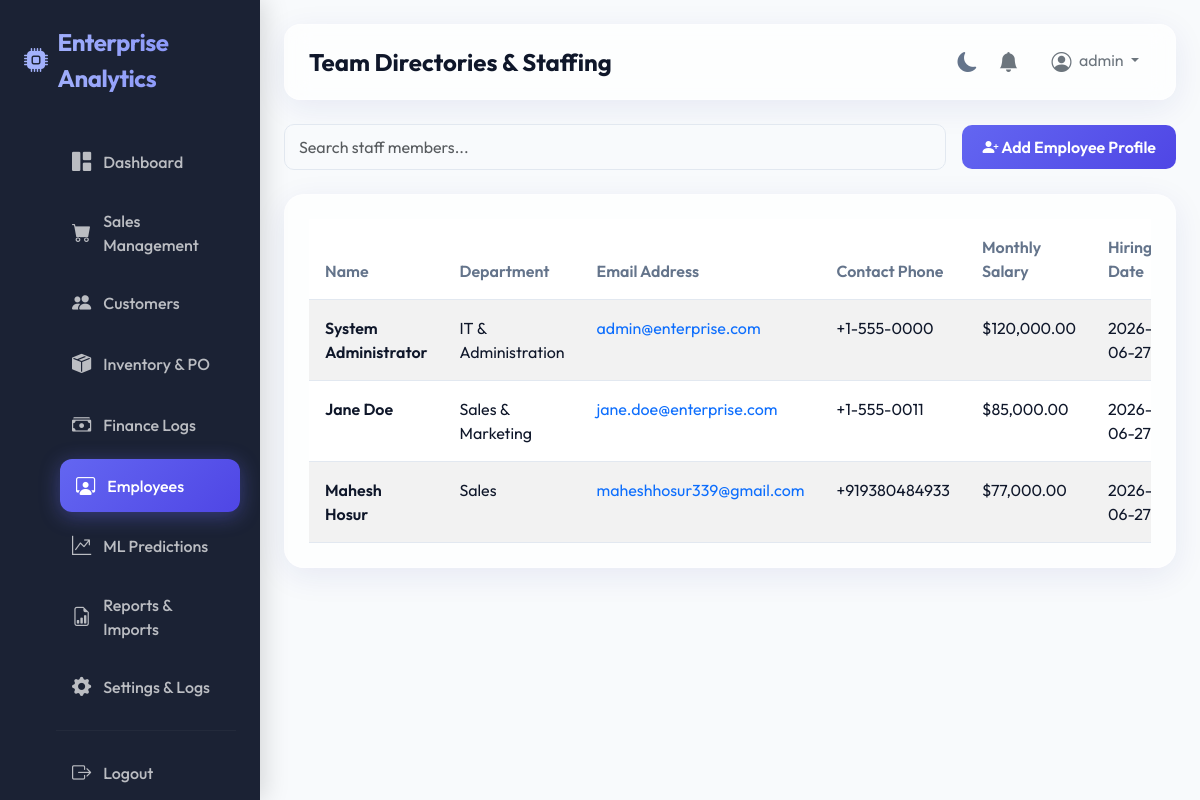
Page /employees/ (signed in) on the committed database.
### models/user.py (models this page shows, shortened)
class User(db.Model, UserMixin):
    __tablename__ = 'users'
    id = db.Column(db.Integer, primary_key=True)
    username = db.Column(db.String(50), unique=True, nullable=False)
    password_hash = db.Column(db.String(255), nullable=False)
    role = db.Column(db.String(20), nullable=False, default='employee')  # admin, manager, employee
    created_at = db.Column(db.DateTime, default=datetime.utcnow)
    employee = db.relationship('Employee', back_populates='user', uselist=False)
    activity_logs = db.relationship('ActivityLog', back_populates='user')

### models/employee.py (models this page shows, shortened)
class Employee(db.Model):
    __tablename__ = 'employees'
    id = db.Column(db.Integer, primary_key=True)
    user_id = db.Column(db.Integer, db.ForeignKey('users.id'), nullable=True)
    first_name = db.Column(db.String(50), nullable=False)
    last_name = db.Column(db.String(50), nullable=False)
    email = db.Column(db.String(100), unique=True, nullable=False)
    phone = db.Column(db.String(20))
    department = db.Column(db.String(50), nullable=False)
    salary = db.Column(db.Float, nullable=False, default=0.0)
    hire_date = db.Column(db.Date, nullable=False, default=datetime.utcnow().date)
    status = db.Column(db.String(20), nullable=False, default='Active')  # Active, Terminated, On Leave
    user = db.relationship('User', back_populates='employee')

### blueprints/employees.py (the view)
@employees_bp.route('/')
@login_required
@role_required(['admin', 'manager'])
def index():
    employees = Employee.query.all()
    users_without_profile = User.query.filter(~User.employee.has()).all()
    return render_template('employees.html', employees=employees, users_without_profile=users_without_profile)

### blueprints/auth.py (called while the page is built)
def role_required(roles):
    def decorator(f):
        @wraps(f)
        def decorated_function(*args, **kwargs):
            if not current_user.is_authenticated:
                return redirect(url_for('auth.login'))
            if current_user.role not in roles:
                flash("You do not have permission to access this page.", "danger")
                return redirect(url_for('main.dashboard'))
            return f(*args, **kwargs)
        return decorated_function
    return decorator

### templates/employees.html (shortened to what this page needs)
{% extends "base.html" %}
{% block page_title %}Team Directories & Staffing{% endblock %}
{% block content %}
<div class="container-fluid px-0 animate-fade-in">
    <div class="d-flex justify-content-between align-items-center mb-4">
        <div class="search-wrapper flex-grow-1 max-width-400 me-3">
            <input type="text" id="employeeSearchInput" class="form-control" placeholder="Search staff members..." onkeyup="searchTable('employeeSearchInput', 'employeesTable')">
        </div>
        {% if current_user.role == 'admin' %}
        <button type="button" class="btn btn-primary-gradient" data-bs-toggle="modal" data-bs-target="#addEmployeeModal">
            <i class="bi bi-person-plus-fill"></i> Add Employee Profile
        </button>
        {% endif %}
    </div>
    <div class="analytics-panel">
        <div class="table-responsive">
            <table class="table table-hover table-striped mb-0 custom-table" id="employeesTable">
                <thead>
                    <tr>
                        <th>Name</th>
                        <th>Department</th>
                        <th>Email Address</th>
                        <th>Contact Phone</th>
                        <th>Monthly Salary</th>
                        <th>Hiring Date</th>
                    </tr>
                </thead>
                <tbody>
                    {% if employees %}
                        {% for emp in employees %}
                            <tr>
                                <td class="fw-semibold">{{ emp.first_name }} {{ emp.last_name }}</td>
                                <td>{{ emp.department }}</td>
                                <td><a href="mailto:{{ emp.email }}" class="text-decoration-none">{{ emp.email }}</a></td>
                                <td>{{ emp.phone or 'N/A' }}</td>
                                <td>
                                    {% if current_user.role == 'admin' %}
                                        ${{ "{:,.2f}".format(emp.salary) }}
                                    {% else %}
                                        <span class="text-muted small"><i class="bi bi-lock-fill"></i> Private</span>
                                    {% endif %}
                                </td>
                                <td>{{ emp.hire_date.strftime('%Y-%m-%d') }}</td>
                            </tr>
                        {% endfor %}
                    {% else %}
                        <tr>
                            <td colspan="8" class="text-center text-muted py-5">No staff records logged.</td>
                        </tr>
                    {% endif %}
                </tbody>
            </table>
        </div>
    </div>
</div>
{% endblock %}

### templates/base.html (shortened to what this page needs)
<!DOCTYPE html>
<html lang="en" data-theme="light">
<head>
    <link href="https://cdn.jsdelivr.net/npm/bootstrap@5.3.3/dist/css/bootstrap.min.css" rel="stylesheet">
    <link href="https://cdn.jsdelivr.net/npm/bootstrap-icons@1.11.3/font/bootstrap-icons.min.css" rel="stylesheet">
    <link href="{{ url_for('static', filename='css/style.css') }}" rel="stylesheet">
</head>
<body>
    <aside class="sidebar">
        <div class="sidebar-brand">
            <i class="bi bi-cpu-fill"></i> Enterprise Analytics
        </div>
        <ul class="sidebar-menu">
            <li class="sidebar-item">
                <a href="{{ url_for('main.dashboard') }}" class="sidebar-link {% if request.endpoint == 'main.dashboard' %}active{% endif %}">
                    <i class="bi bi-grid-1x2-fill"></i> Dashboard
                </a>
            </li>
            <li class="sidebar-item">
                <a href="{{ url_for('sales.index') }}" class="sidebar-link {% if 'sales.' in request.endpoint %}active{% endif %}">
                    <i class="bi bi-cart-fill"></i> Sales Management
                </a>
            </li>
            <li class="sidebar-item">
                <a href="{{ url_for('customers.index') }}" class="sidebar-link {% if 'customers.' in request.endpoint %}active{% endif %}">
                    <i class="bi bi-people-fill"></i> Customers
                </a>
            </li>
            <li class="sidebar-item">
                <a href="{{ url_for('inventory.index') }}" class="sidebar-link {% if 'inventory.' in request.endpoint %}active{% endif %}">
                    <i class="bi bi-box-seam-fill"></i> Inventory & PO
                </a>
            </li>
            <li class="sidebar-item">
                <a href="{{ url_for('finance.index') }}" class="sidebar-link {% if 'finance.' in request.endpoint %}active{% endif %}">
                    <i class="bi bi-cash-stack"></i> Finance Logs
                </a>
            </li>
            {% if current_user.role in ['admin', 'manager'] %}
            <li class="sidebar-item">
                <a href="{{ url_for('employees.index') }}" class="sidebar-link {% if 'employees.' in request.endpoint %}active{% endif %}">
                    <i class="bi bi-person-workspace"></i> Employees
                </a>
            </li>
            {% endif %}
            <li class="sidebar-item">
                <a href="{{ url_for('ml.index') }}" class="sidebar-link {% if 'ml.' in request.endpoint %}active{% endif %}">
                    <i class="bi bi-graph-up-arrow"></i> ML Predictions
                </a>
            </li>
            <li class="sidebar-item">
                <a href="{{ url_for('reports.index') }}" class="sidebar-link {% if 'reports.' in request.endpoint %}active{% endif %}">
                    <i class="bi bi-file-earmark-bar-graph"></i> Reports & Imports
                </a>
            </li>
            <li class="sidebar-item">
                <a href="{{ url_for('main.settings') }}" class="sidebar-link {% if request.endpoint == 'main.settings' %}active{% endif %}">
                    <i class="bi bi-gear-fill"></i> Settings & Logs
                </a>
            </li>
            <hr style="border-color: rgba(255,255,255,0.15)">
            <li class="sidebar-item">
                <a href="{{ url_for('auth.logout') }}" class="sidebar-link">
                    <i class="bi bi-box-arrow-right"></i> Logout
                </a>
            </li>
        </ul>
    </aside>
    <main class="main-wrapper">
        <header class="top-navbar">
            <h4 class="mb-0 fw-bold text-gradient">{% block page_title %}Dashboard{% endblock %}</h4>
            <div class="navbar-actions">
                <button type="button" class="theme-toggle-btn" id="themeToggleBtn">
                    <i class="bi bi-moon-fill"></i>
                </button>
                <div class="dropdown">
                    <button class="btn btn-link position-relative p-0 text-secondary" type="button" data-bs-toggle="dropdown" aria-expanded="false" onclick="markNotificationsRead()">
                        <i class="bi bi-bell-fill fs-5"></i>
                    </button>
                </div>
                <div class="dropdown">
                    <button class="btn btn-outline-secondary dropdown-toggle border-0" type="button" data-bs-toggle="dropdown" aria-expanded="false">
                        <i class="bi bi-person-circle fs-5 me-1 align-middle"></i> {{ current_user.username }}
                    </button>
                </div>
            </div>
        </header>
        {% block content %}{% endblock %}
    </main>
</body>
</html>

### static/css/style.css (style rules this page uses)
:root { --font-primary: 'Outfit', sans-serif; --bg-primary: #f8fafc; --bg-secondary: #ffffff; --bg-sidebar: rgba(15, 23, 42, 0.95); --border-color: #e2e8f0; --text-primary: #0f172a; --text-secondary: #64748b; --text-light: #f8fafc; --primary: #6366f1; --primary-gradient: linear-gradient(135deg, #6366f1 0%, #4f46e5 100%); --secondary: #10b981; --secondary-gradient: linear-gradient(135deg, #10b981 0%, #059669 100%); --accent: #f59e0b; --accent-gradient: linear-gradient(135deg, #f59e0b 0%, #d97706 100%); --danger: #ef4444; --danger-gradient: linear-gradient(135deg, #ef4444 0%, #dc2626 100%); --glass-bg: rgba(255, 255, 255, 0.7); --glass-border: rgba(255, 255, 255, 0.4); --glass-shadow: 0 8px 32px 0 rgba(31, 38, 135, 0.08); }
* { margin: 0; padding: 0; box-sizing: border-box; font-family: var(--font-primary); }
body { background-color: var(--bg-primary); color: var(--text-primary); overflow-x: hidden; transition: background-color 0.3s, color 0.3s; }
.sidebar { position: fixed; top: 0; left: 0; height: 100vh; width: 260px; background: var(--bg-sidebar); color: var(--text-light); padding: 24px; z-index: 100; transition: transform 0.3s ease-in-out; box-shadow: 4px 0 24px rgba(0, 0, 0, 0.15); }
.sidebar-brand { font-size: 1.5rem; font-weight: 700; letter-spacing: -0.5px; margin-bottom: 40px; background: linear-gradient(to right, #a5b4fc, #818cf8); -webkit-background-clip: text; -webkit-text-fill-color: transparent; display: flex; align-items: center; gap: 10px; }
.sidebar-menu { list-style: none; }
.sidebar-item { margin-bottom: 8px; }
.sidebar-link { display: flex; align-items: center; gap: 12px; padding: 12px 16px; color: rgba(255, 255, 255, 0.7); text-decoration: none; border-radius: 12px; font-weight: 500; transition: all 0.2s ease-in-out; }
.sidebar-link i { font-size: 1.2rem; }
.sidebar-link:hover, .sidebar-link.active { color: #ffffff; background: rgba(255, 255, 255, 0.1); transform: translateX(4px); }
.sidebar-link.active { background: var(--primary-gradient); box-shadow: 0 4px 20px rgba(99, 102, 241, 0.4); }
.main-wrapper { margin-left: 260px; padding: 24px; min-height: 100vh; transition: margin-left 0.3s ease-in-out; }
.top-navbar { display: flex; justify-content: space-between; align-items: center; background: var(--glass-bg); backdrop-filter: blur(12px); -webkit-backdrop-filter: blur(12px); border: 1px solid var(--glass-border); padding: 16px 24px; border-radius: 16px; box-shadow: var(--glass-shadow); margin-bottom: 24px; }
.navbar-actions { display: flex; align-items: center; gap: 20px; }
.theme-toggle-btn { background: none; border: none; color: var(--text-secondary); font-size: 1.25rem; cursor: pointer; transition: color 0.2s; }
.analytics-panel { background: var(--glass-bg); backdrop-filter: blur(12px); -webkit-backdrop-filter: blur(12px); border: 1px solid var(--glass-border); border-radius: 20px; padding: 24px; box-shadow: var(--glass-shadow); margin-bottom: 24px; }
.custom-table { width: 100%; border-collapse: collapse; }
.custom-table th { padding: 16px; text-align: left; color: var(--text-secondary); font-weight: 600; border-bottom: 1px solid var(--border-color); }
.custom-table td { padding: 16px; border-bottom: 1px solid var(--border-color); color: var(--text-primary); }
.custom-table tbody tr { transition: background-color 0.2s; }
.form-control, .form-select { background-color: var(--bg-primary) !important; border: 1px solid var(--border-color) !important; color: var(--text-primary) !important; border-radius: 10px !important; padding: 10px 14px !important; }
.btn-primary-gradient { background: var(--primary-gradient); color: #ffffff; border: none; border-radius: 10px; padding: 10px 20px; font-weight: 600; transition: all 0.2s; }
.animate-fade-in { animation: fadeInUp 0.4s ease-out forwards; }

### rows in the picture
User: username "admin"
Employee: first_name "System", last_name "Administrator", department "IT & Administration", email "admin@enterprise.com", phone "+1-555-0000", salary "120,000.00", hire_date "2026-06-27"
Employee: first_name "Jane", last_name "Doe", department "Sales & Marketing", email "jane.doe@enterprise.com", phone "+1-555-0011", salary "85,000.00", hire_date "2026-06-27"
Employee: first_name "Mahesh", last_name "Hosur", department "Sales", email "maheshhosur339@gmail.com", phone "+919380484933", salary "77,000.00", hire_date "2026-06-27"
